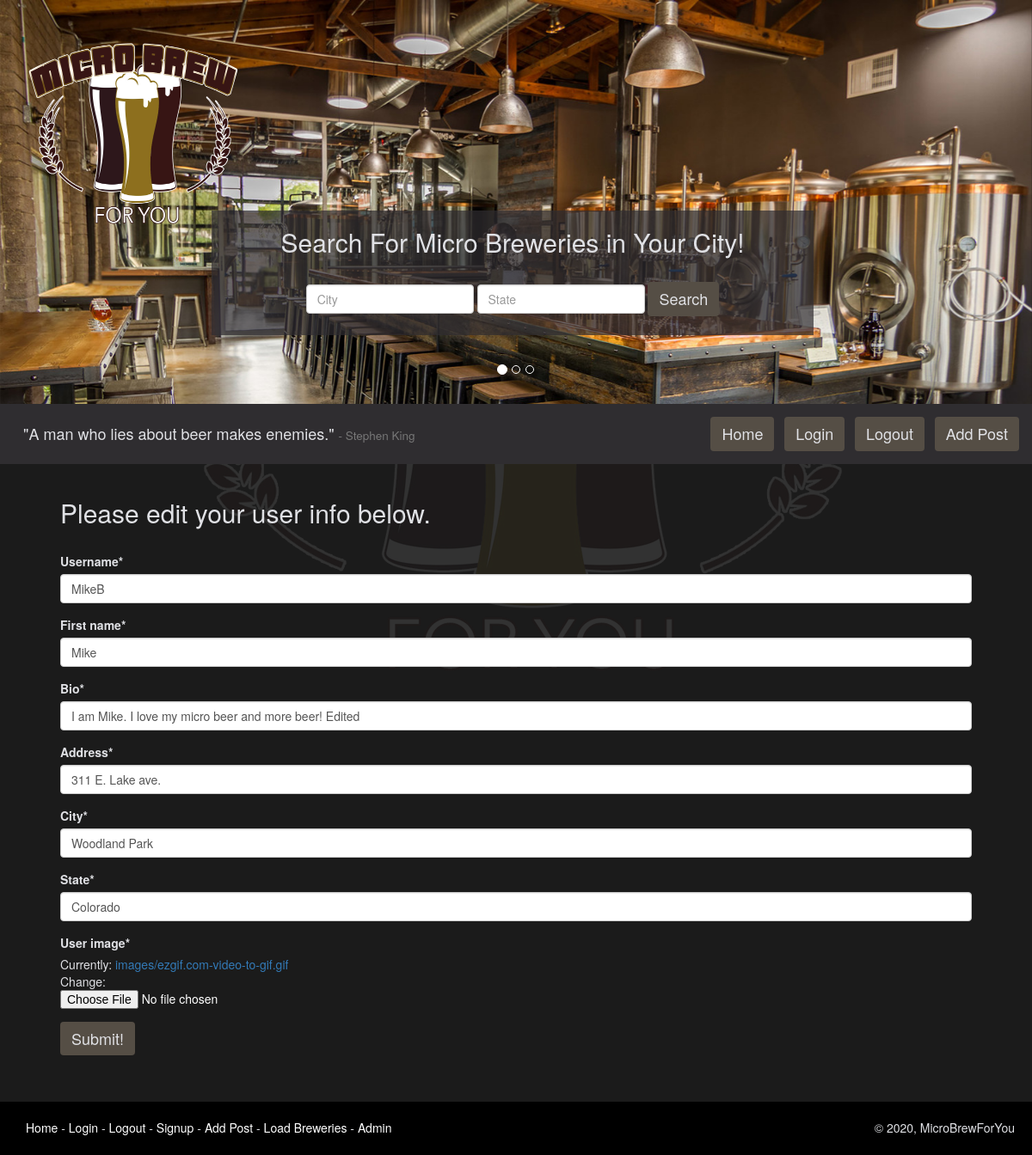
Page /user/1/edit (signed in) on the earlier database version.
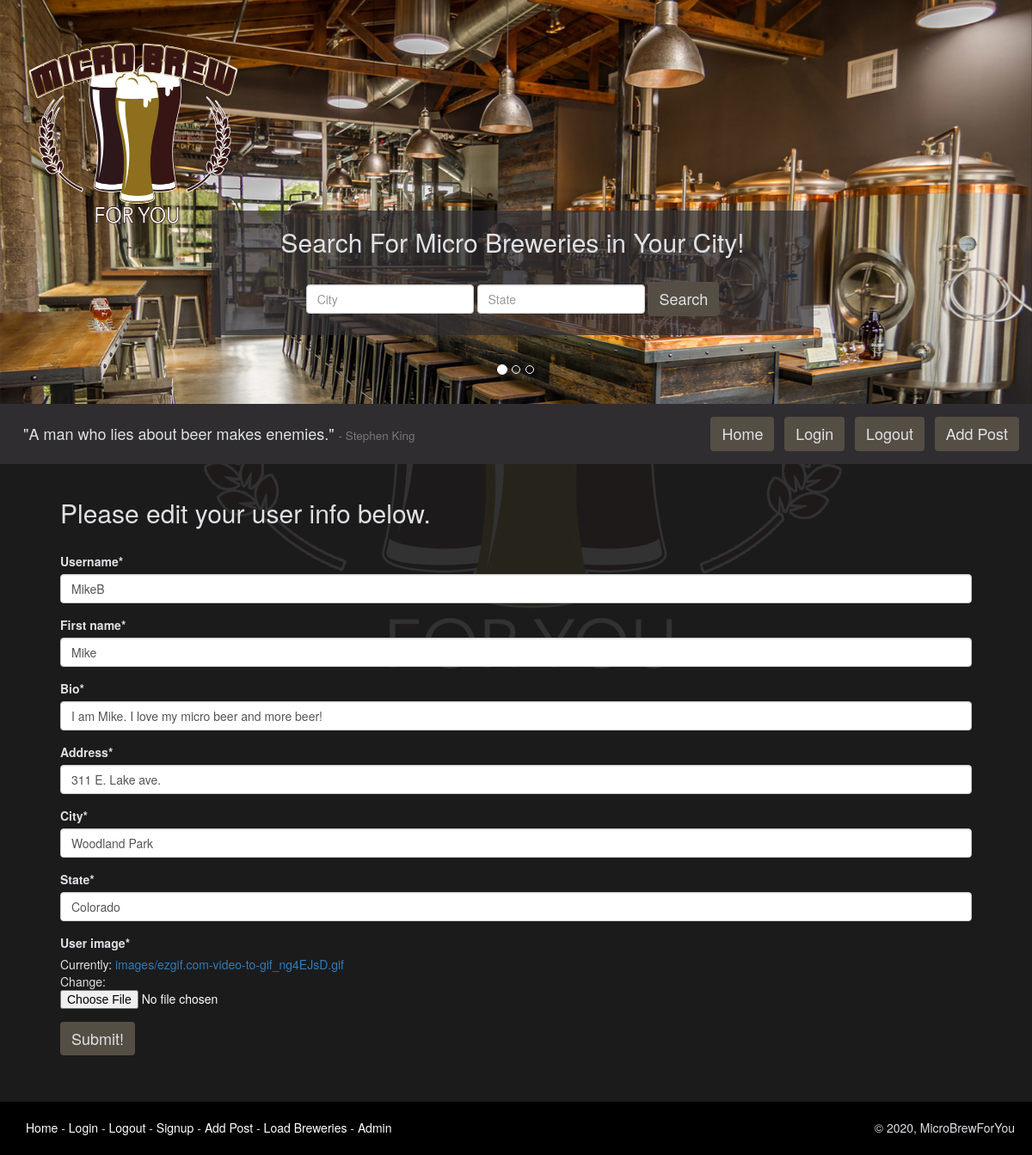
Same page on the later database version.
### microbrewforyou_app/models.py (models this page shows, shortened)
class CustomUser(AbstractUser):
    bio = models.CharField(max_length=280, default='')
    user_image = models.ImageField(
        upload_to='images/', blank=True)
    users_following = models.ManyToManyField(
        "self", symmetrical=False, related_name='CustomUser')
    fav_breweries = models.ManyToManyField(
        "Breweries", symmetrical=False,
        related_name='fav_breweries', blank=True)
    fav_brewtypes = models.ManyToManyField(
        "BrewTypes", symmetrical=False,
        related_name='fav_brewtypes', blank=True)
    address = models.CharField(max_length=280)
    city = models.CharField(max_length=50)
    state = models.CharField(max_length=50)
    user_since = models.DateTimeField(default=timezone.now)
    REQUIRED_FIELDS = ['first_name', 'bio', 'address', 'city', 'state']

### microbrewforyou_app/views.py (the view, shortened to what this page needs)
def edit_user_view(request, user_id):
    edit_user = CustomUser.objects.filter(id=user_id).first()
    if edit_user == request.user:
        user_form = EditUserForm(initial={'username': edit_user.username,
                                          'first_name': edit_user.first_name,
                                          'bio': edit_user.bio,
                                          'user_image': edit_user.user_image,
                                          'address': edit_user.address,
                                          'city': edit_user.city,
                                          'state': edit_user.state})
        words_quote = "A man who lies about beer makes enemies."
        words_author = "Stephen King"
        return render(request, "edit_user.html",
                      {"form": user_form,
                       "profile_user": request.user,
                       'words_author': words_author,
                       "words_quote": words_quote})
    else:
        return HttpResponseRedirect(reverse(
            "edit_userview", args=[edit_user.id]))

### microbrewforyou_app/forms.py
class EditUserForm(forms.Form):
    username = forms.CharField(max_length=240)
    first_name = forms.CharField(max_length=240)
    bio = forms.CharField(max_length=280)
    address = forms.CharField(max_length=280)
    city = forms.CharField(max_length=50)
    state = forms.CharField(max_length=50)
    user_image = forms.ImageField()

### templates/edit_user.html (shortened to what this page needs)
{% extends 'base.html' %}
{% load crispy_forms_tags %}
{% block content %}
  <br />
  <h2>Please edit your user info below.</h2>
  <br />
  <form action="" method="post" enctype="multipart/form-data">
    {{ form|crispy }}
    <input class="btn button-menu" type="submit" value="Submit!" />
  </form>
  <br />
  <br />
{% endblock %}

### templates/base.html (shortened to what this page needs)
{% load static %}
<html>
  <head>
    <link rel="stylesheet" href="{% static 'css/main.css' %}" />
    <link
      rel="stylesheet"
      href="https://maxcdn.bootstrapcdn.com/bootstrap/3.3.7/css/bootstrap.min.css"
    />
    <link
      rel="stylesheet"
      href="https://maxcdn.bootstrapcdn.com/bootstrap/3.3.7/css/bootstrap-theme.min.css"
    />
  </head>
  <body id="custom_body">
    {% include "home_header.html" %}
    {% include "menu.html" %}
    <div class="container_main">
      {% block content %}{% endblock %}
    </div>
    <div class="footer">
      <div class="links-footer">
        <p>
          <a class="custom_link_white" href="{% url 'homepage' %}">Home</a> -
          <a class="custom_link_white" href="{% url 'loginview' %}">Login</a>
          {% if request.user.is_authenticated %}
             -
            <a class="custom_link_white" href="{% url 'logoutview' %}">Logout</a>
          {% endif %}
          -
          <a class="custom_link_white" href="{% url 'signupview' %}">Signup</a>
          {% if request.user.is_authenticated %} -
            <a class="custom_link_white" href="{% url 'addpostview' %}">Add Post</a>
          {% endif %}
          {% if request.user.is_superuser %} -
            <a class="custom_link_white" href="{% url 'loadbreweriesview' %}">Load Breweries</a>
            -
            <a class="custom_link_white" href="/admin/">Admin</a>
          {% endif %}
        </p>
      </div>
      <div class="copyright-footer"><p>&copy; 2020, MicroBrewForYou</p></div>
    </div>
  </body>
</html>

### templates/home_header.html (shortened to what this page needs)
{% load static %}
<div id="carouselExampleIndicators" class="carousel slide" data-ride="carousel">
  <ol class="carousel-indicators">
    <li
      data-target="#carouselExampleIndicators"
      data-slide-to="0"
      class="active"
    ></li>
    <li data-target="#carouselExampleIndicators" data-slide-to="1"></li>
    <li data-target="#carouselExampleIndicators" data-slide-to="2"></li>
  </ol>
  <div class="carousel-inner" style="height: 470px">
    <div class="search-header">
      <h2>Search For Micro Breweries in Your City!</h2>
      <br />
      <form class="form-inline">
        <input
          class="form-control mr-sm-2"
          type="search"
          placeholder="City"
          aria-label="City"
        />
        <input
          class="form-control mr-sm-2"
          type="search"
          placeholder="State"
          aria-label="State"
        />
        <a class="btn button-menu" type="submit">Search</a>
      </form>
    </div>
    <img src="{% static "images/logo.png" %}" class="logo_mbfy" alt="logo" />
    <div class="item active">
      <img src="{% static "images/slider4.jpg" %}" class="d-block w-100"
      alt="..." style="vertical-align: top;"/>
    </div>
  </div>
</div>

### templates/menu.html (shortened to what this page needs)
<div align="right" class="main_menu">
  {% include "beer_words.html" %}
  <a href="{% url 'homepage' %}" class="btn button-menu">Home</a>
  <a href="{% url 'loginview' %}" class="btn button-menu">Login</a>
  {% if request.user.is_authenticated %}
    <a href="{% url 'logoutview' %}" class="btn button-menu">
      Logout
    </a>
  {% endif %}
  {% if request.user.is_authenticated %}
    <a href="{% url 'addpostview' %}" class="btn button-menu">
      Add Post
    </a>
  {% endif %}
</div>

### templates/beer_words.html
<div class="quote">
  <h4>
    "{{ words_quote }}"
    <span class="small">
      - {{words_author}}
    </span>
  </h4>
</div>

### static/css/main.css (style rules this page uses)
div.main_menu { padding: 15px; background-color: #2f2d30; }
body#custom_body { background-color: #1b1b1b; color: #e0e1e5; }
.container_main { margin-left: 70px; margin-right: 70px; background-image: url(/media/images/logo-bg.png); background-repeat: no-repeat; background-attachment: fixed; background-position: center top; }
input[type="submit"] { background-color: #554e45; color: #e0e1e5; font-size: 18px; }
a.button-menu { background-color: #554e45; color: #e0e1e5; font-size: 18px; }
a.custom_link_white { color: #ffffff; }
img.logo_mbfy { position: absolute; top: 30px; left: 30px; width: 250px; height: 250px; z-index: 1; }
form input, form select, form textarea { color: black; }
div.footer { background-color: black; height: 62px; color: #e0e1e5; padding: 20px; padding-left: 30px; display: flex; justify-content: space-between; }
div.quote { position: relative; margin-left: 12px; float: left; }
input[type="file"] { color: white; }
div.search-header { height: 145px; width: 700px; position: absolute; left: 50%; margin-left: -354px; top: 50%; margin-top: 10px; z-index: 2; text-align: center; padding: 0px; background-color: #2f2d30b5; }

Differences in the rows shown:
changed CustomUser "MikeB": bio "I am Mike. I love my micro beer and more beer! Edited" → "I am Mike. I love my micro beer and more beer!"
Other differences:
text no longer shown: "Username * First name * Bio * Address * City * State * User image * Currently: images/ezgif.com-video-to-gif.gif Change:"
text now shown: "Username * First name * Bio * Address * City * State * User image * Currently: images/ezgif.com-video-to-gif_ng4EJsD.gif Change:"
